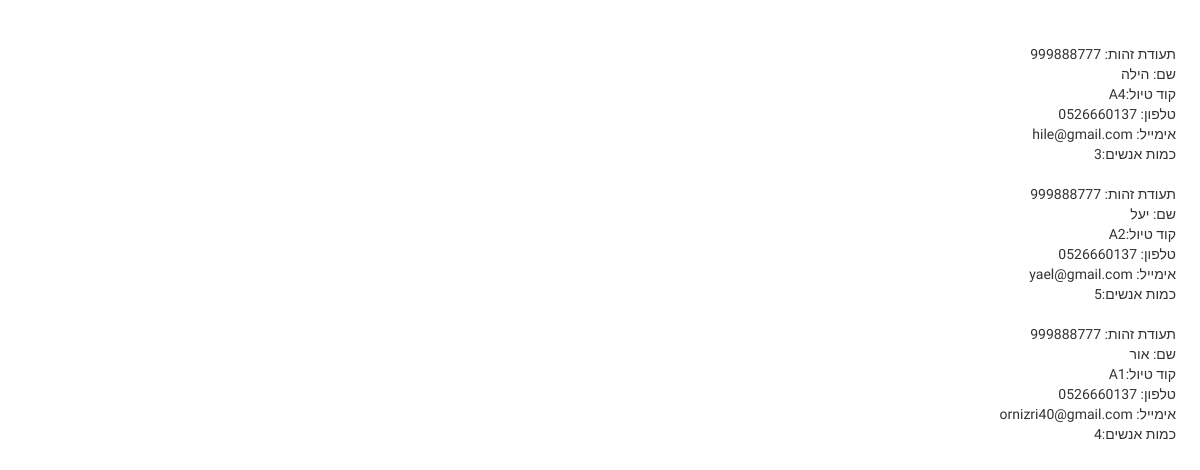
Screenshot of /includes/register/contact.php (signed in) with the database file from the repository.
### tables this page shows
CREATE TABLE `peopleregister` (
  `name` varchar(30) NOT NULL,
  `id` varchar(9) NOT NULL,
  `selections_travel` varchar(40) NOT NULL,
  `tel` varchar(10) NOT NULL,
  `email` varchar(50) NOT NULL,
  `people` int(11) NOT NULL
);

### includes/register/contact.php (the view, shortened to what this page needs)
<!DOCTYPE html>
<html dir= "rtl" lang=he>
<head><meta http-equiv="Content-Type" content="text/html; charset=utf-8">
<link rel="stylesheet" type="text/css" href="../CSS/project.css" />
<link rel="stylesheet" type="text/css" href="../CSS/tripPage.css" />
<link rel="stylesheet" href="https://maxcdn.bootstrapcdn.com/bootstrap/3.4.0/css/bootstrap.min.css">
</head>
<body>
<?php
$servername = "localhost";
$username = "root";
$password = "";
$dbname = "myapp";
$conn = new mysqli($servername, $username, $password, $dbname);
$result = mysqli_query($conn, "SELECT  name, id, selections_travel,tel,email,people FROM peopleregister");
while($row = mysqli_fetch_array($result))
{
        echo "<br> תעודת זהות: ". $row["id"]. "<br>שם: ". $row["name"]. "<br>קוד טיול:" . $row["selections_travel"] ."<br>טלפון: " . $row["tel"] ."<br>אימייל: " . $row["email"] . "<br> כמות אנשים:". $row["people"]."<br>";
}
?>
</body>
</html>

### CSS/project.css (style rules this page uses)
body { overflow:auto; }

### CSS/tripPage.css (style rules this page uses)
* { margin:auto; }

### includes/register/contact.php (style rules this page uses)
body { text-align:right; font-family:'Secular One', sans-serif; padding:2%; }

### rows the page displays
peopleregister: id "999888777", name "הילה", selections_travel "A4", tel "0526660137", email "hile@gmail.com", people "3"
peopleregister: id "999888777", name "יעל", selections_travel "A2", tel "0526660137", email "yael@gmail.com", people "5"
peopleregister: id "999888777", name "אור", selections_travel "A1", tel "0526660137", email "ornizri40@gmail.com", people "4"
